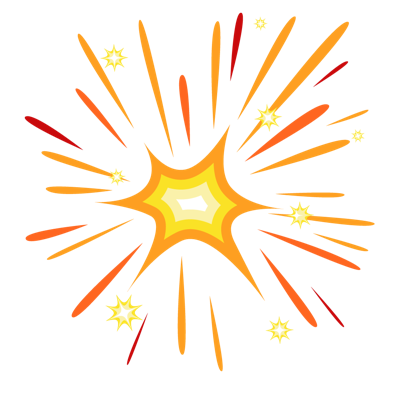
#> input picture _blast_export/image_0.png, 400 x 400 px
$ python process_perfect_button.py _blast_export/image_0.png _blast_export/image_1.png
#> lines starting #> are read from the running program, lines starting #| are printed output that depends on the picture
from PIL import Image
import sys

def process_perfect_button(in_path, out_path):
#> called with in_path = '_blast_export/image_0.png', out_path = '_blast_export/image_1.png'
    img = Image.open(in_path).convert("RGBA")
#> img is the input picture: PIL image 400x400 RGBA; mean R, G, B, A 41.8, 26.5, 7.8, 35.1
    data = img.load()
    width, height = img.size
#> width = 400; height = 400

    for y in range(height):
        for x in range(width):
            r, g, b, a = data[x, y]

            # Remove solid white/light background
            if r > 240 and g > 240 and b > 240:
                data[x, y] = (0, 0, 0, 0)
            # Clean up white fringe/anti-aliasing near the edges
            elif r > 210 and g > 210 and b > 210:
                if y < 15 or y > height - 15 or x < 15 or x > width - 15:
                    data[x, y] = (r, g, b, max(0, int(a * 0.2)))

    # Calculate bounding box
    min_x, min_y = width, height
#> min_x = 400; min_y = 400
    max_x, max_y = 0, 0

    for y in range(height):
        for x in range(width):
            if data[x, y][3] > 10:
                min_x = min(min_x, x)
                min_y = min(min_y, y)
                max_x = max(max_x, x)
                max_y = max(max_y, y)

    if min_x <= max_x and min_y <= max_y:
        # Extra 2 pixel tight crop to ensure no white edges
        cropped = img.crop((min_x + 2, min_y + 2, max_x - 1, max_y - 1))
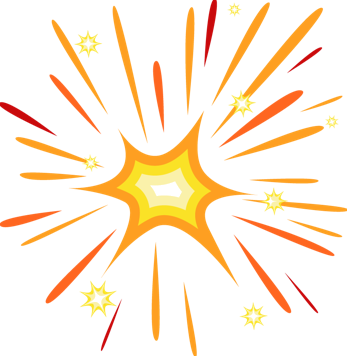
#> cropped: PIL image 347x356 RGBA; mean R, G, B, A 53.1, 33.4, 9.2, 44.5; transparent parts drawn white
        cropped.save(out_path, "PNG")
        print(f"Processed perfect user image: {out_path}")
    else:
        print("Image completely empty.")

if __name__ == "__main__":
    process_perfect_button(sys.argv[1], sys.argv[2])

$ run again, on _blast_export/image_2.png
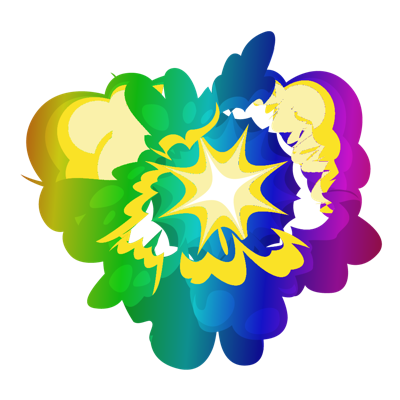
#> input picture _blast_export/image_2.png, 400 x 400 px
#> in process_perfect_button, img is the input picture: PIL image 400x400 RGBA; mean R, G, B, A 57.7, 71, 54.2, 119.2
#> in process_perfect_button, `cropped = img.crop((min_x + 2, min_y + 2, max_x - 1, max_y - 1))`:
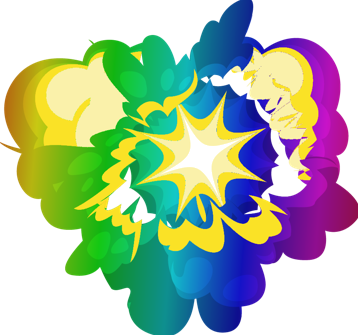
#> cropped: PIL image 358x335 RGBA; mean R, G, B, A 74.8, 92.6, 70.2, 156.8; transparent parts drawn white

$ run again, on _blast_export/image_3.png
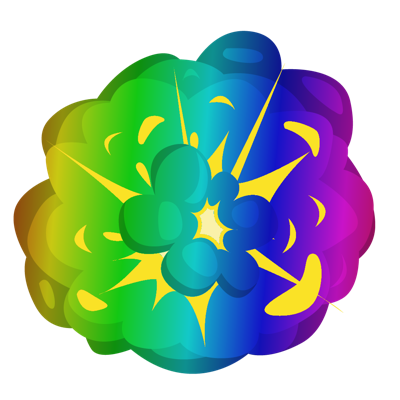
#> input picture _blast_export/image_3.png, 400 x 400 px
#> in process_perfect_button, img is the input picture: PIL image 400x400 RGBA; mean R, G, B, A 48.8, 76.6, 63.9, 144.7
#> in process_perfect_button, `cropped = img.crop((min_x + 2, min_y + 2, max_x - 1, max_y - 1))`:
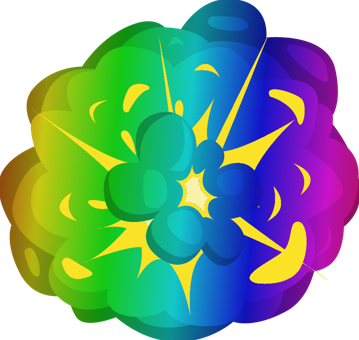
#> cropped: PIL image 359x340 RGBA; mean R, G, B, A 63.8, 100.3, 83.6, 189.5; transparent parts drawn white
